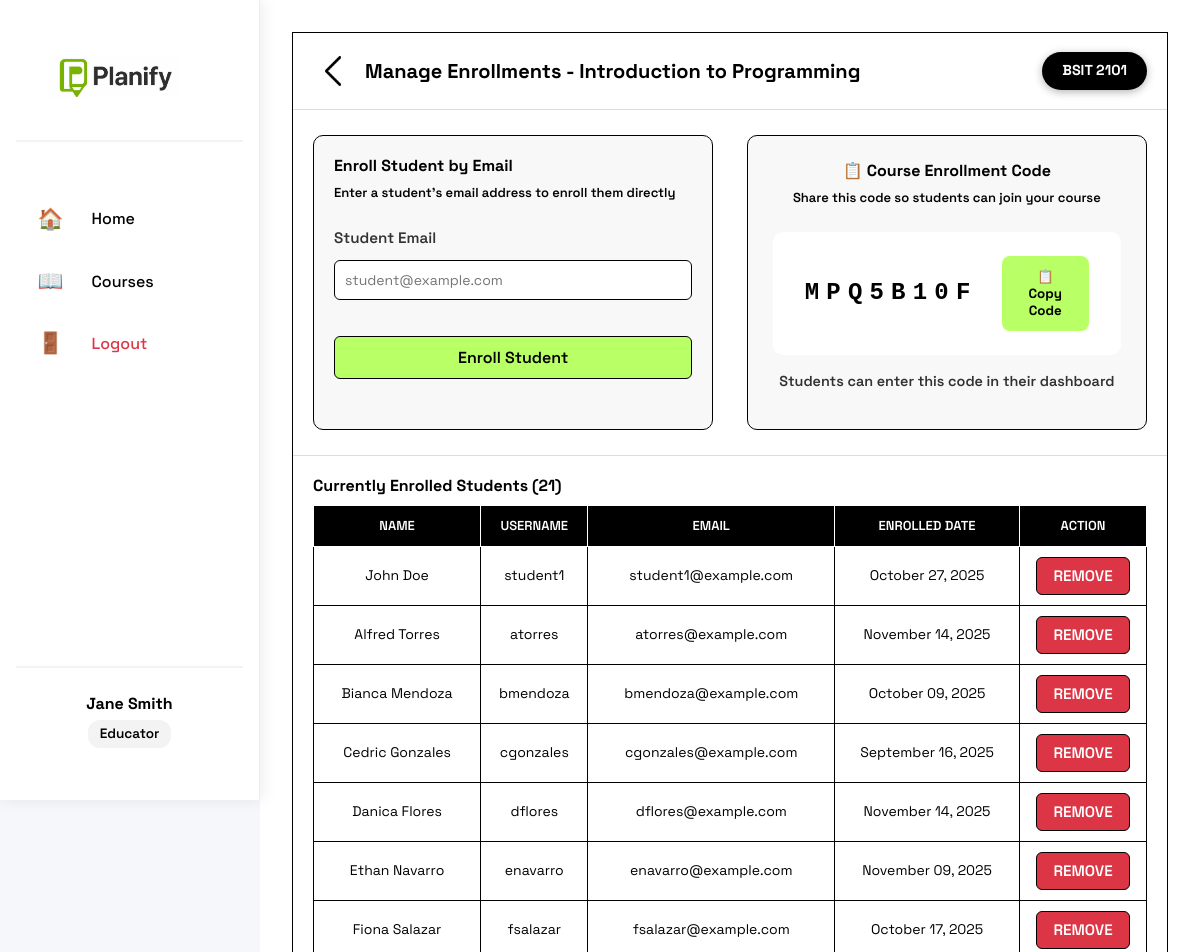
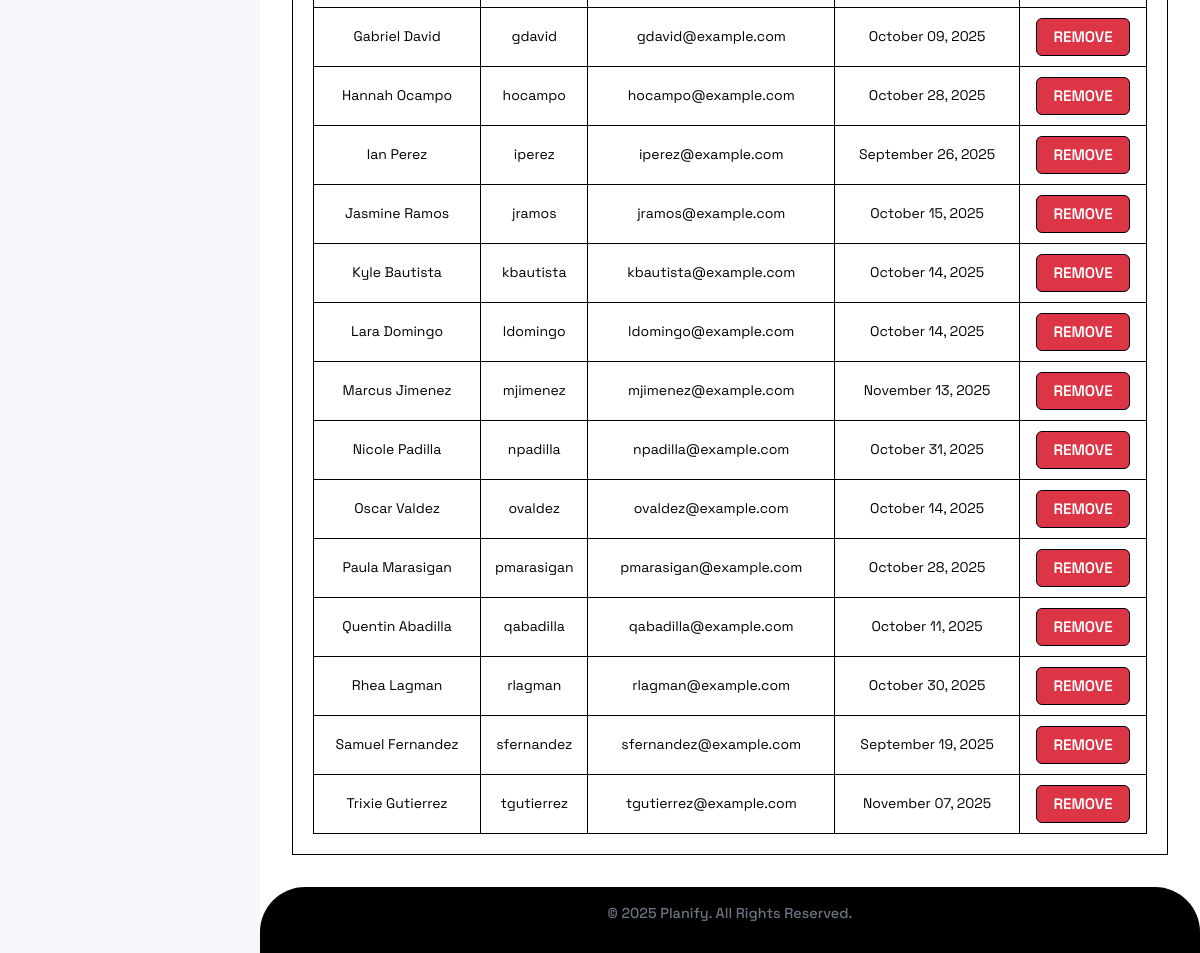
The app's page /educator/course/1/enrollments (signed in) with its own data (2 pictures, top to bottom).
### models.py (models this page shows, shortened)
class User(db.Model, UserMixin):
    id = db.Column(db.Integer, primary_key=True)
    first_name = db.Column(db.String(20), nullable=False)
    last_name = db.Column(db.String(20), nullable=False)
    username = db.Column(db.String(20), unique=True, nullable=False)
    email = db.Column(db.String(120), unique=True, nullable=False)
    contact_number = db.Column(db.String(11), nullable=False)
    password = db.Column(db.String(255), nullable=False)
    role = db.Column(db.String(10), nullable=False)
    courses = db.relationship('Course', backref='educator', lazy=True, cascade='all, delete-orphan')
    lesson_plans = db.relationship('LessonPlan', backref='creator', lazy=True, cascade='all, delete-orphan')
    enrollments = db.relationship('Enrollment', backref='student', lazy=True, cascade='all, delete-orphan')

class Course(db.Model):
    id = db.Column(db.Integer, primary_key=True)
    course_name = db.Column(db.String(100), nullable=False)
    course_code = db.Column(db.String(20), nullable=False)
    block_section = db.Column(db.String(20), nullable=False)
    description = db.Column(db.Text, nullable=True)
    educator_id = db.Column(db.Integer, db.ForeignKey('user.id'), nullable=False)
    created_at = db.Column(db.DateTime, default=datetime.utcnow)
    enrollment_code = db.Column(db.String(10), unique=True, nullable=False)
    lesson_plans = db.relationship('LessonPlan', backref='course', lazy=True, cascade='all, delete-orphan')
    enrollments = db.relationship('Enrollment', backref='course', lazy=True, cascade='all, delete-orphan')
    attendance_records = db.relationship('AttendanceRecord', backref='course', lazy=True, cascade='all, delete-orphan')

class Enrollment(db.Model):
    id = db.Column(db.Integer, primary_key=True)
    student_id = db.Column(db.Integer, db.ForeignKey('user.id'), nullable=False)
    course_id = db.Column(db.Integer, db.ForeignKey('course.id'), nullable=False)
    enrolled_at = db.Column(db.DateTime, default=datetime.utcnow)
    __table_args__ = (db.UniqueConstraint('student_id', 'course_id', name='unique_enrollment'),)

### routes.py (the view, shortened to what this page needs)
@app.route('/educator/course/<int:course_id>/enrollments', methods=['GET', 'POST'])
@login_required
def manage_enrollments(course_id):
    if current_user.role != 'educator':
        flash("Access denied.", "error")
        return redirect(url_for('home'))
    course = Course.query.get_or_404(course_id)
    if course.educator_id != current_user.id:
        flash("Access denied.", "error")
        return redirect(url_for('educator_courses'))
    form = EnrollByEmailForm()
    enrollments = Enrollment.query.filter_by(course_id=course_id).all()
    return render_template('manage_enrollments.html', course=course, enrollments=enrollments, form=form)

### forms.py
class EnrollByEmailForm(FlaskForm):
    student_email = StringField("Student Email",
                                validators=[DataRequired(), Email()])
    submit = SubmitField("Enroll Student")

### app.py (called while the page is built)
@login_manager.user_loader
def load_user(user_id):
    return User.query.get(int(user_id))

### templates/manage_enrollments.html (shortened to what this page needs)
{% extends "educator_base.html" %}
{% block content %}
<div class="enrollment-container">
    <div class="enrollment-header">
        <div class="header-left">
            <a href="{{ url_for('educator_courses') }}" class="back-icon-btn">
                <img src="{{ url_for('static', filename='pictures/back-button.png') }}" alt="Back">
            </a>
            <h2>Manage Enrollments - {{ course.course_name }}</h2>
        </div>
        <div class="course-code-badge">{{ course.block_section }}</div>
    </div>
    <div class="enrollment-flex">
        <div class="enroll-card">
            <h3>Enroll Student by Email</h3>
            <p class="form-description">Enter a student's email address to enroll them directly</p>
            <form method="POST">
                <div class="form-group">
                    {{ form.student_email.label(for="student_email") }}
                    {{ form.student_email(class="form-input", id="student_email", placeholder="student@example.com") }}
                </div>
                <button class="submit-btn">{{ form.submit.label.text }}</button>
            </form>
        </div>
        <div class="code-card">
            <h3>📋 Course Enrollment Code</h3>
            <p class="code-description">Share this code so students can join your course</p>
            <div class="code-display">
                <span class="code-text" id="enrollmentCode">{{ course.enrollment_code }}</span>
                <button class="copy-btn" onclick="copyEnrollmentCode()">📋 Copy Code</button>
            </div>
            <p class="code-hint">Students can enter this code in their dashboard</p>
        </div>
    </div>
    <div class="enrolled-students">
        <h3>Currently Enrolled Students ({{ enrollments|length }})</h3>
        {% if enrollments %}
        <table class="enrollment-table">
            <thead>
                <tr>
                    <th>NAME</th>
                    <th>USERNAME</th>
                    <th>EMAIL</th>
                    <th>ENROLLED DATE</th>
                    <th>ACTION</th>
                </tr>
            </thead>
            <tbody>
                {% for enrollment in enrollments %}
                <tr>
                    <td>{{ enrollment.student.first_name }} {{ enrollment.student.last_name }}</td>
                    <td>{{ enrollment.student.username }}</td>
                    <td>{{ enrollment.student.email }}</td>
                    <td>{{ enrollment.enrolled_at.strftime('%B %d, %Y') }}</td>
                    <td>
                        <form method="POST" action="{{ url_for('remove_enrollment', enrollment_id=enrollment.id) }}"
                            onsubmit="return confirm('Remove this student?');">
                            <button type="submit" class="remove-btn">REMOVE</button>
                        </form>
                    </td>
                </tr>
                {% endfor %}
            </tbody>
        </table>
        {% endif %}
    </div>
</div>
{% endblock %}

### templates/educator_base.html (shortened to what this page needs)
<!doctype html>
<html lang="en">
<head>
    <link rel="stylesheet" href="{{ url_for('static', filename='style.css') }}">
</head>
<body class="educator-layout">
    <aside class="sidebar">
        <div class="sidebar-header">
            <a href="{{ url_for('educator_home') }}" class="logo">
            <img src="{{ url_for('static', filename='pictures/logo.png') }}" alt="Planify Logo">
        </a>
        </div>
        <nav class="sidebar-nav">
            <a href="{{ url_for('educator_home') }}" class="nav-item">
                <span class="icon">🏠</span>
                <span>Home</span>
            </a>
            <a href="{{ url_for('educator_courses') }}" class="nav-item">
                <span class="icon">📖</span>
                <span>Courses</span>
            </a>
            <a href="{{ url_for('logout') }}" class="nav-item logout-item">
                <span class="icon">🚪</span>
                <span>Logout</span>
            </a>
        </nav>
        <div class="sidebar-footer">
            <div class="user-info">
                <p class="user-name">{{ current_user.first_name }} {{ current_user.last_name }}</p>
                <p class="user-role">Educator</p>
            </div>
        </div>
    </aside>
    <div class="main-content">
        <main class="content">
            {% block content %}
            {% endblock %}
        </main>
        <footer class="footer">
            <p>© 2025 Planify. All Rights Reserved.</p>
        </footer>
    </div>
</body>
</html>

### records on screen
User: first_name "Jane", last_name "Smith"
Course: course_name "Introduction to Programming", block_section "BSIT 2101", enrollment_code "MPQ5B10F"
Enrollment: student.first_name "John", student.last_name "Doe", student.username "student1", student.email "student1@example.com", enrolled_at "October 27, 2025"
Enrollment: student.first_name "Alfred", student.last_name "Torres", student.username "atorres", student.email "atorres@example.com", enrolled_at "November 14, 2025"
Enrollment: student.first_name "Bianca", student.last_name "Mendoza", student.username "bmendoza", student.email "bmendoza@example.com", enrolled_at "October 09, 2025"
Enrollment: student.first_name "Cedric", student.last_name "Gonzales", student.username "cgonzales", student.email "cgonzales@example.com", enrolled_at "September 16, 2025"
Enrollment: student.first_name "Danica", student.last_name "Flores", student.username "dflores", student.email "dflores@example.com", enrolled_at "November 14, 2025"
Enrollment: student.first_name "Ethan", student.last_name "Navarro", student.username "enavarro", student.email "enavarro@example.com", enrolled_at "November 09, 2025"
Enrollment: student.first_name "Fiona", student.last_name "Salazar", student.username "fsalazar", student.email "fsalazar@example.com", enrolled_at "October 17, 2025"
Enrollment: student.first_name "Gabriel", student.last_name "David", student.username "gdavid", student.email "gdavid@example.com", enrolled_at "October 09, 2025"
Enrollment: student.first_name "Hannah", student.last_name "Ocampo", student.username "hocampo", student.email "hocampo@example.com", enrolled_at "October 28, 2025"
Enrollment: student.first_name "Ian", student.last_name "Perez", student.username "iperez", student.email "iperez@example.com", enrolled_at "September 26, 2025"
Enrollment: student.first_name "Jasmine", student.last_name "Ramos", student.username "jramos", student.email "jramos@example.com", enrolled_at "October 15, 2025"
Enrollment: student.first_name "Kyle", student.last_name "Bautista", student.username "kbautista", student.email "kbautista@example.com", enrolled_at "October 14, 2025"
Enrollment: student.first_name "Lara", student.last_name "Domingo", student.username "ldomingo", student.email "ldomingo@example.com", enrolled_at "October 14, 2025"
Enrollment: student.first_name "Marcus", student.last_name "Jimenez", student.username "mjimenez", student.email "mjimenez@example.com", enrolled_at "November 13, 2025"
Enrollment: student.first_name "Nicole", student.last_name "Padilla", student.username "npadilla", student.email "npadilla@example.com", enrolled_at "October 31, 2025"
Enrollment: student.first_name "Oscar", student.last_name "Valdez", student.username "ovaldez", student.email "ovaldez@example.com", enrolled_at "October 14, 2025"
Enrollment: student.first_name "Paula", student.last_name "Marasigan", student.username "pmarasigan", student.email "pmarasigan@example.com", enrolled_at "October 28, 2025"
Enrollment: student.first_name "Quentin", student.last_name "Abadilla", student.username "qabadilla", student.email "qabadilla@example.com", enrolled_at "October 11, 2025"
Enrollment: student.first_name "Rhea", student.last_name "Lagman", student.username "rlagman", student.email "rlagman@example.com", enrolled_at "October 30, 2025"
Enrollment: student.first_name "Samuel", student.last_name "Fernandez", student.username "sfernandez", student.email "sfernandez@example.com", enrolled_at "September 19, 2025"
Enrollment: student.first_name "Trixie", student.last_name "Gutierrez", student.username "tgutierrez", student.email "tgutierrez@example.com", enrolled_at "November 07, 2025"

### other values on screen
{{ enrollments|length }} "21"
